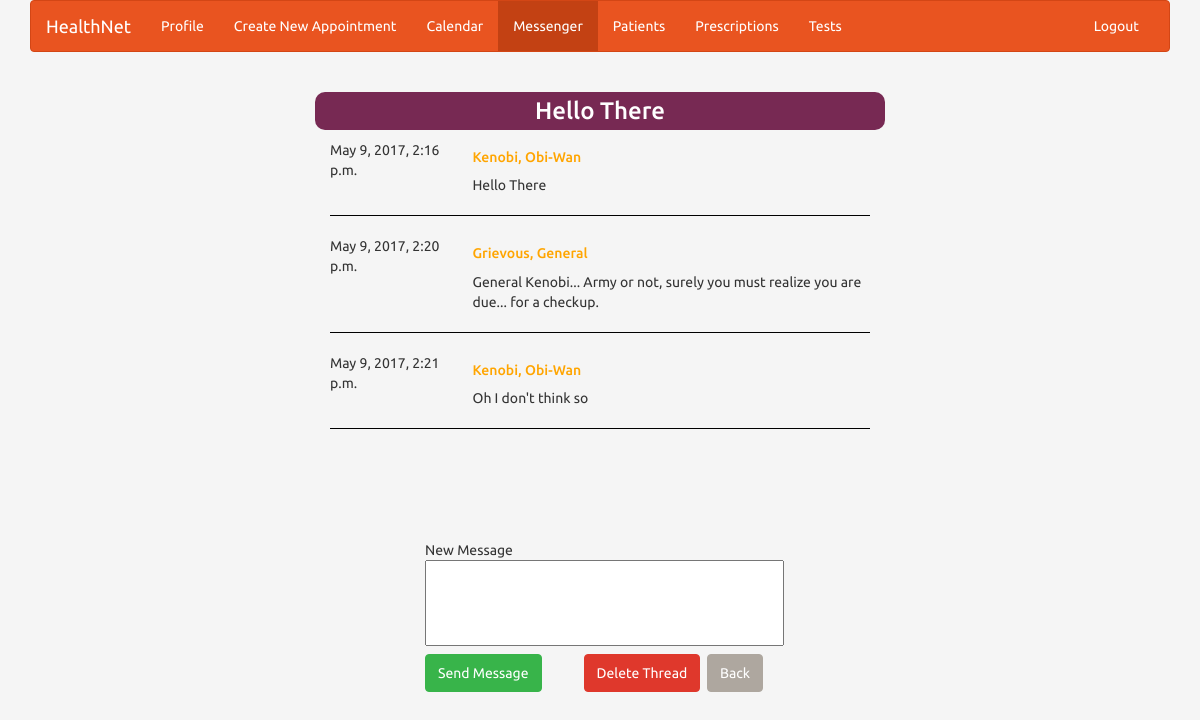
The app's page /viewthread/2 (signed in) with its own data.
### messenger/models.py (models this page shows, shortened)
class Thread(models.Model):
    user1 = models.ForeignKey("account.Profile", related_name="user1")
    user2 = models.ForeignKey("account.Profile", related_name="user2")
    subject = models.CharField(max_length=20)

class Message(models.Model):
    author = models.ForeignKey("account.Profile")
    text = models.TextField(max_length=500)
    datetime = models.DateTimeField(default=timezone.now)
    thread = models.ForeignKey("messenger.Thread", default=None)

### account/models.py (models this page shows)
class Profile(models.Model):
    user = models.ForeignKey(User, on_delete=models.CASCADE)
    streetAddress = models.CharField(max_length=30, blank=True, null=True)
    town = models.CharField(max_length=30, blank=True, null=True)
    zipCode = models.CharField(max_length=5, null=True, blank=True)
    state = models.CharField(max_length=10, blank=True, null=True)
    phoneNumber = models.CharField(max_length=13, null=True, blank=True)
    hospital_assignment = models.ForeignKey(Hospital, null=True, blank=True)
    def __str__(self):
        return self.user.last_name + ", " + self.user.first_name

### messenger/views.py (the view, shortened to what this page needs)
# urls.py: url(r'^viewthread/(?P<thread_id>[0-9]+)$', messenger.views.view_thread, name="viewthread"),
def view_thread(request, thread_id):
    if request.user.is_authenticated:
        user_id = request.user.id
        userType = ""
        """
        sets user type for the rendered page so only content for the specific user type is displayed
        """
        isPatient = (Patient.objects.filter(profile__user_id=user_id).count() == 1)
        isDoctor = (Doctor.objects.filter(profile__user_id=user_id).count() == 1)
        isNurse = (Nurse.objects.filter(profile__user_id=user_id).count() == 1)
        if isPatient:
            userType = "Patient"
        elif isDoctor:
            userType = "Doctor"
        elif isNurse:
            userType = "Nurse"
        user = Profile.objects.filter(user_id=user_id)[0]
        thread = Thread.objects.filter(id=thread_id)[0]
        messages = Message.objects.filter(thread_id=thread_id)
        form = MessageForm(request.POST or None)
        print(userType)
        return render(request, "messenger/viewthread.html", {"usertype":userType, "thread":thread, "messages":messages, "user":user, "form":form})

### messenger/forms.py
class MessageForm(ModelForm):
    class Meta:
        model = Message
        fields = ['text']
    text = forms.CharField(widget=forms.Textarea(attrs={'width':"100%", 'rows': "4","height":"20%" ,"style":"resize:none;"}))

### messenger/templates/messenger/viewthread.html (shortened to what this page needs)
{% include "navbar.html" %}
{% block content %}
    <body style="background-color: whitesmoke">
    <div class="container-fluid col-md-6 col-md-offset-3">
        <h3 class="text-center" style="color: white; background-color: #772953; border-radius: 10px;
            padding-top: 1%; padding-bottom: 1%;">
            {{ thread.subject }}</h3>
        {% ifequal messages|length 0 %}
            This thread has no messages
        {% else %}
            <div class="container-fluid" style="overflow-y: scroll; height: 50vh;">
                <div class="grid">
                    {% for message in messages %}
                        <div class="row">
                            <div class="col-md-3">{{ message.datetime }}</div>
                            {% if message.author == user %}
                                <div class="col-md-9">
                                    <h5 style="color: blue;">{{ message.author }}</h5>
                                    <div>{{ message.text }}</div>
                                </div>
                            {% else %}
                                <div class="col-md-9">
                                    <h5 style="color: orange;">{{ message.author }}</h5>
                                    <div>{{ message.text }}</div>
                                </div>
                            {% endif %}
                        </div>
                        <hr style="border-color: black;">
                    {% endfor %}
                </div>
            </div>
        {% endifequal %}
        <div class="container-fluid col-md-8 col-md-offset-2">
            <form method="POST" action='' enctype="multipart/form-data">
                <table>
                    {% for field in form %}
                        <div> New Message</div>
                        <div zstyle="width: 100%;">{{ field }}</div>
                    {% endfor %}
                </table>
                <input type="submit" style="margin-top:1%; float: left;" class="btn btn-success"
                       value="Send Message"/>
            </form>
            <a href="/deletethread/{{ thread.id }}">
                <button class="btn btn-danger btn-toolbar"
                        style="margin-left: 12%; margin-top: 1%;">Delete Thread
                </button>
            </a>
            <a href="/patientedit">
            <button class="btn btn-default btn-toolbar float-right" style="margin-top: 1%;margin-left: 1%;">Back
            </button>
        </a>
        </div>
    </div>
    </body>
{% endblock %}

### records on screen
Thread: subject "Hello There"
Message: datetime "May 9, 2017, 2:16 p.m.", author "Kenobi, Obi-Wan", text "Hello There"
Message: datetime "May 9, 2017, 2:20 p.m.", author "Grievous, General", text "General Kenobi... Army or not, surely you must realize you are due... for a checkup."
Message: datetime "May 9, 2017, 2:21 p.m.", author "Kenobi, Obi-Wan", text "Oh I don't think so"
